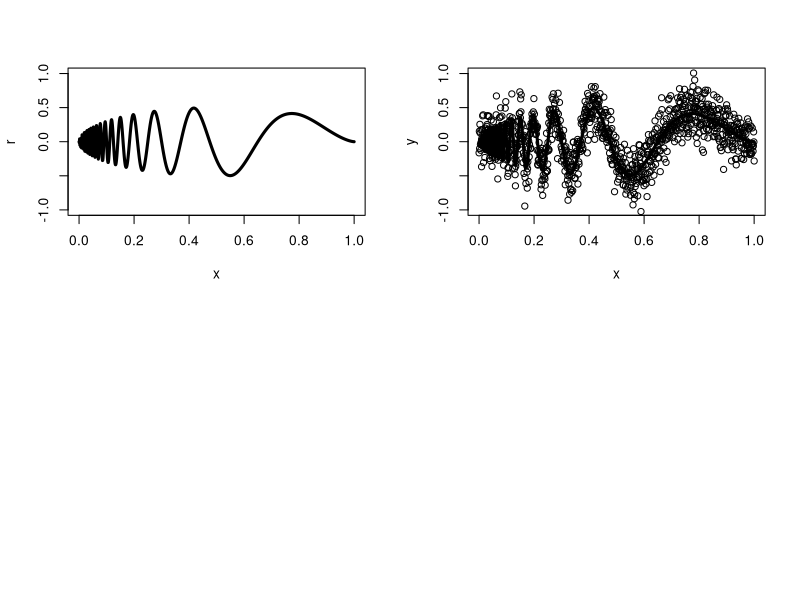

This figure's R source: (Note: this script raises an error after producing the figure.)
### How to use locfit to do local regression
### Also see:  http://cm.bell-labs.com/cm/ms/departments/sia/project/locfit/

postscript("plot.ps",horizontal=F)
par(mfrow=c(2,2))

library(locfit)


n = 1000
x = seq(0,1,length=n)
r = sqrt(x*(1-x))*sin(2.1*pi/(x+.05))
y = r + rnorm(n,0,.2)
plot(x,r,type="l",lwd=3,ylim=c(-1,1))
plot(x,y,ylim=c(-1,1));lines(x,r,lwd=3)

h      = seq(.005,.04,length=20)
alpha  = cbind(rep(0,length(h)),h)
out    = gcvplot(y ~ x,alpha=alpha,deg=1,maxk=500,ev="data")
plot(h,out$values,type="l",lwd=3,ylab="GCV")
h      = h[out$values == min(out$values)]
cat("h = ",h,"\n")

out = locfit(y ~ x,alpha = c(0,h),deg=1,maxk=500)

plot(x,fitted(out),type="l",lwd=3,ylim=c(-1,1),ylab="")
points(x,y)
dev.off()
